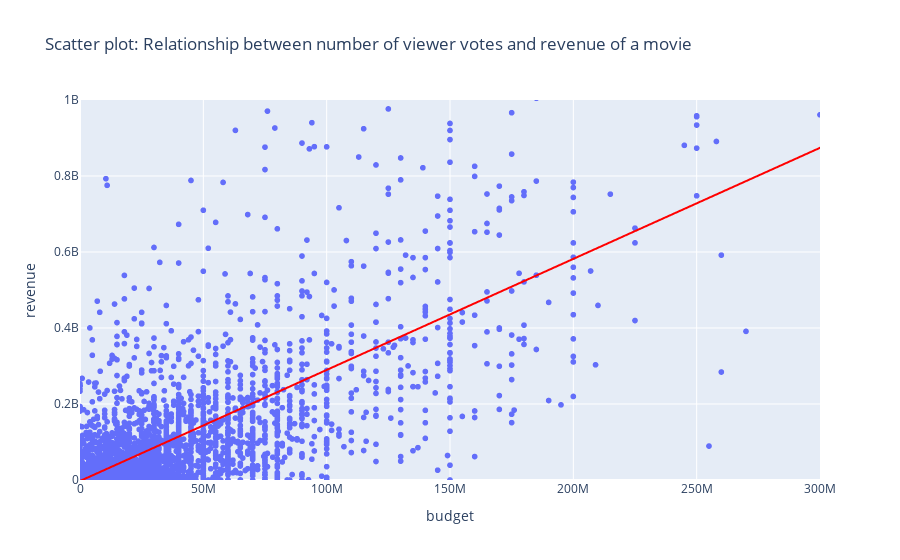

The notebook cell this image was saved under:
### Code cell
# Scatter plot: Relationship between budget and revenue of a movie
px.scatter(df, x="budget", y="revenue", range_x=[0, 300000000], range_y=[0, 1000000000],
           title="Scatter plot: Relationship between number of viewer votes and revenue of a movie",
           trendline="ols", trendline_color_override="red")

### Figure 1 — Plotly figure (JSON) as saved in the notebook; plotly's stock layout.template omitted (floating-point values rounded to 4 significant figures; data arrays with more than 128 entries replaced by an {"elided": "..."} marker saying what was removed)
{"data": [{"hovertemplate": "budget=%{x}<br>revenue=%{y}<extra></extra>", "legendgroup": "", "marker": {"color": "#636efa", "symbol": "circle"}, "mode": "markers", "name": "", "showlegend": false, "type": "scattergl", "x": {"elided": "4803 int values"}, "xaxis": "x", "y": {"elided": "4803 int values"}, "yaxis": "y"}, {"hovertemplate": "<b>OLS trendline</b><br>revenue = 2.92271 * budget + -2.62956e+06<br>R<sup>2</sup>=0.534102<br><br>budget=%{x}<br>revenue=%{y} <b>(trend)</b><extra></extra>", "legendgroup": "", "line": {"color": "red"}, "marker": {"color": "#636efa", "symbol": "circle"}, "mode": "lines", "name": "", "showlegend": false, "type": "scattergl", "x": {"elided": "4803 int values"}, "xaxis": "x", "y": {"elided": "4803 float values"}, "yaxis": "y"}], "layout": {"legend": {"tracegroupgap": 0}, "title": {"text": "Scatter plot: Relationship between number of viewer votes and revenue of a movie"}, "xaxis": {"anchor": "y", "domain": [0, 1], "range": [0, 300000000], "title": {"text": "budget"}}, "yaxis": {"anchor": "x", "domain": [0, 1], "range": [0, 1000000000], "title": {"text": "revenue"}}}}
